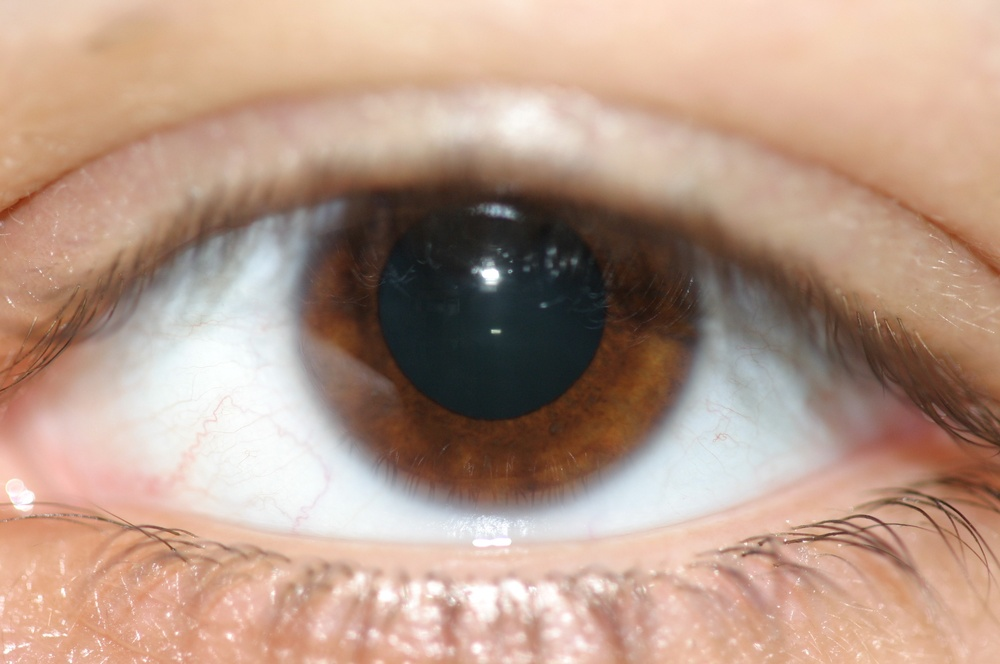
#> input picture teczowka_data/002/IMG_002_L_1.JPG, 1000 x 664 px, shrunk from 2048 x 1360 before the run, given as the content of the folder teczowka_kolory/te_ok, which was not available
$ jupyter execute pupil_detection.ipynb
#> lines starting #> are read from the running program, lines starting #| are printed output that depends on the picture; after the words box and inside, x2 and y2 are one past the last pixel; in counts of white or black regions, pixels touching at a corner belong together; long printed decimals are rounded; pictures that were not available may be replaced by others from this repository, and a replacement may not be noted
[cell 1]
import random, cv2
from pathlib import Path
import matplotlib.pyplot as plt
import numpy as np
from typing import Union

[cell 2]
def pick_random_images(root_dir: Union[str, Path], n: int, exts=(".jpg", ".jpeg", ".png")):
    root = Path(root_dir)
    if not root.exists():
        raise FileNotFoundError(root)

    pool = [p for p in root.rglob('*') if p.suffix.lower() in exts]
    if not pool:
        raise RuntimeError(f"No images with extensions {exts} under {root}")

    random.shuffle(pool)
    return pool[: min(n, len(pool))]

[cell 3]
pick_random_images("teczowka_data", 5)

[cell 4]
def grayscale(img):
    if img.ndim == 2:
        return img
    weights = np.array([0.114, 0.587, 0.299])
    return (img[..., :3] @ weights).astype(np.uint8)

def binarize(gray, factor):
    thr = gray.mean() / factor
    return (gray < thr).astype(np.uint8) * 255

def _logical_shift(img_bool: np.ndarray, dy: int, dx: int) -> np.ndarray:
    """Return a view of img_bool shifted by (dy,dx) with zero padding."""
    h, w = img_bool.shape
    # y slice
    if dy < 0:
        ys = slice(0, h + dy)
        yt = slice(-dy, h)
    elif dy > 0:
        ys = slice(dy, h)
        yt = slice(0, h - dy)
    else:
        ys = yt = slice(0, h)
    # x slice
    if dx < 0:
        xs = slice(0, w + dx)
        xt = slice(-dx, w)
    elif dx > 0:
        xs = slice(dx, w)
        xt = slice(0, w - dx)
    else:
        xs = xt = slice(0, w)

    out = np.zeros_like(img_bool)
    out[yt, xt] = img_bool[ys, xs]
    return out

def dilatation(img: np.ndarray, kernel: np.ndarray) -> np.ndarray:
    fg = (img == 255)
    ky, kx = np.where(kernel == 1)
    cy, cx = kernel.shape[0] // 2, kernel.shape[1] // 2
    acc = np.zeros_like(fg)
    for dy, dx in zip(ky - cy, kx - cx):
        acc |= _logical_shift(fg, dy, dx)
    return acc.astype(np.uint8) * 255

def erosion(img: np.ndarray, kernel: np.ndarray) -> np.ndarray:
    fg = (img == 255)
    ky, kx = np.where(kernel == 1)
    cy, cx = kernel.shape[0] // 2, kernel.shape[1] // 2
    acc = np.ones_like(fg)
    for dy, dx in zip(ky - cy, kx - cx):
        acc &= _logical_shift(fg, dy, dx)
    return acc.astype(np.uint8) * 255

def opening(mask, k):
    return dilatation(erosion(mask, k), k)

def closing(mask, k):
    return erosion(dilatation(mask, k), k)

def largest_connected_component(bin_img):
    h, w = bin_img.shape
    visited = np.zeros_like(bin_img, dtype=bool)
    labels  = np.zeros_like(bin_img, dtype=bool)
    best_sz = 0; best_mask = None
    stack = []

    for y, x in zip(*np.where(bin_img)):
        if visited[y, x]:
            continue
        cur_mask = []
        stack.append((y, x)); visited[y, x] = True
        while stack:
            cy, cx = stack.pop(); cur_mask.append((cy, cx))
            for dy in (-1, 0, 1):
                for dx in (-1, 0, 1):
                    ny, nx = cy + dy, cx + dx
                    if 0 <= ny < h and 0 <= nx < w and not visited[ny, nx] and bin_img[ny, nx]:
                        visited[ny, nx] = True; stack.append((ny, nx))
        if len(cur_mask) > best_sz:
            best_sz = len(cur_mask)
            best_mask = cur_mask
    mask = np.zeros_like(bin_img, dtype=bool)
    if best_mask is not None:
        ys, xs = zip(*best_mask)
        mask[ys, xs] = True

    return mask

def pad(image, pad_h, pad_w, pad_value=0):
    h, w = image.shape
    out = np.full((h + 2*pad_h, w + 2*pad_w), pad_value, dtype=image.dtype)
    out[pad_h:pad_h+h, pad_w:pad_w+w] = image
    return out

def extract_contour(binary, se):
    # ensure binary is 0/1
    A = (binary > 0).astype(np.uint8)
    B = (se > 0)
    sh, sw = B.shape
    ph, pw = sh//2, sw//2

    # 1) pad original for erosion
    padded = pad(A, ph, pw, pad_value=0)

    # 2) erosion: A_erosion[p] = 1 iff all B==1 positions fit inside A
    eroded = np.zeros_like(A)
    for i in range(A.shape[0]):
        for j in range(A.shape[1]):
            window = padded[i:i+sh, j:j+sw]
            if np.all(window[B] == 1):
                eroded[i, j] = 1

    # 3) contour = A - eroded(A)
    contour = A - eroded

    # scale back to 0/255
    return (contour * 255).astype(np.uint8)

[cell 5]
list(Path("teczowka_kolory/te_ok").rglob("*"))

[cell 6]
# image_paths = pick_random_images("teczowka_kolory/niebieski_zielony", 5)
# get all photos from folder: "teczowka_kolory/te_ok"
image_paths = list(Path("teczowka_kolory/te_ok").rglob("*"))

factors = [i/10 for i in range(29, 60, 3)]

for idx, path in enumerate(image_paths, 1):
    if not Path(path).exists():
        print(f"Warning: {path} not found – skipping")
        continue

    rgb = cv2.cvtColor(cv2.imread(path), cv2.COLOR_BGR2RGB)
    gray = grayscale(rgb)
#> in grayscale, `return (img[..., :3] @ weights).astype(np.uint8)`:
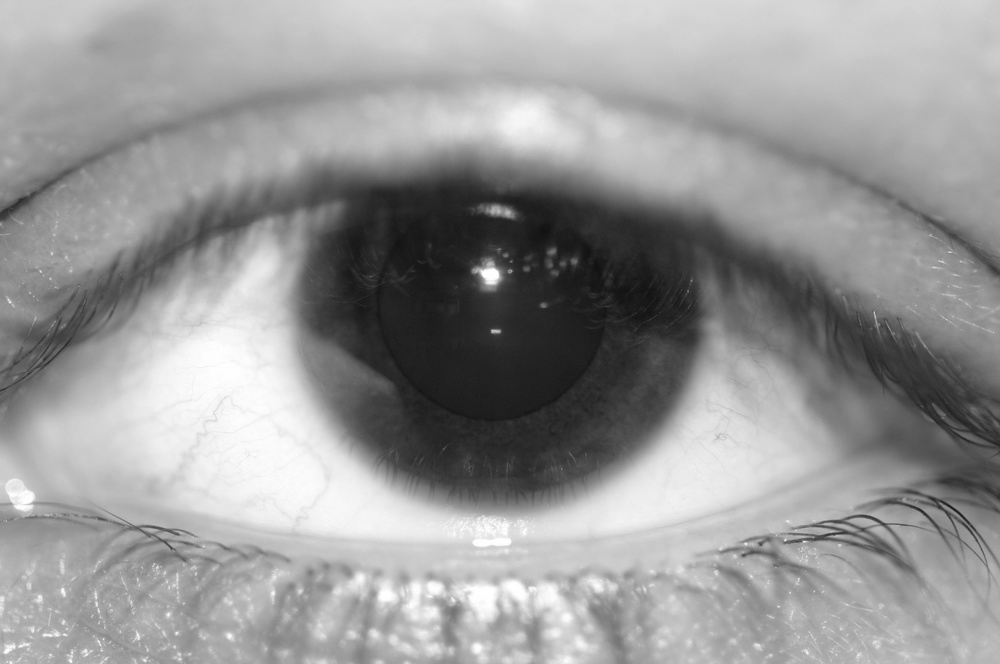
#> returned value: shape (664, 1000); min 16, max 255, mean 151.4

    num_pictures = len(factors) + 1
    fig, axes = plt.subplots(1, num_pictures, figsize=(3 * num_pictures, 3))
    axes[0].imshow(rgb); axes[0].set_title("Original"); axes[0].axis("off")

    for j, f in enumerate(factors, 1):
        mask = binarize(gray, f)
        axes[j].imshow(mask, cmap='gray')
        axes[j].set_title(f"factor={f}")
        axes[j].axis("off")
#> this loop made 11 passes
#> thr in binarize on passes 1 to 8: 52.2, 47.31, 43.25, 39.84, 36.92, 34.41, 32.21, 30.28
#> pass 1, `mask = binarize(gray, f)`:
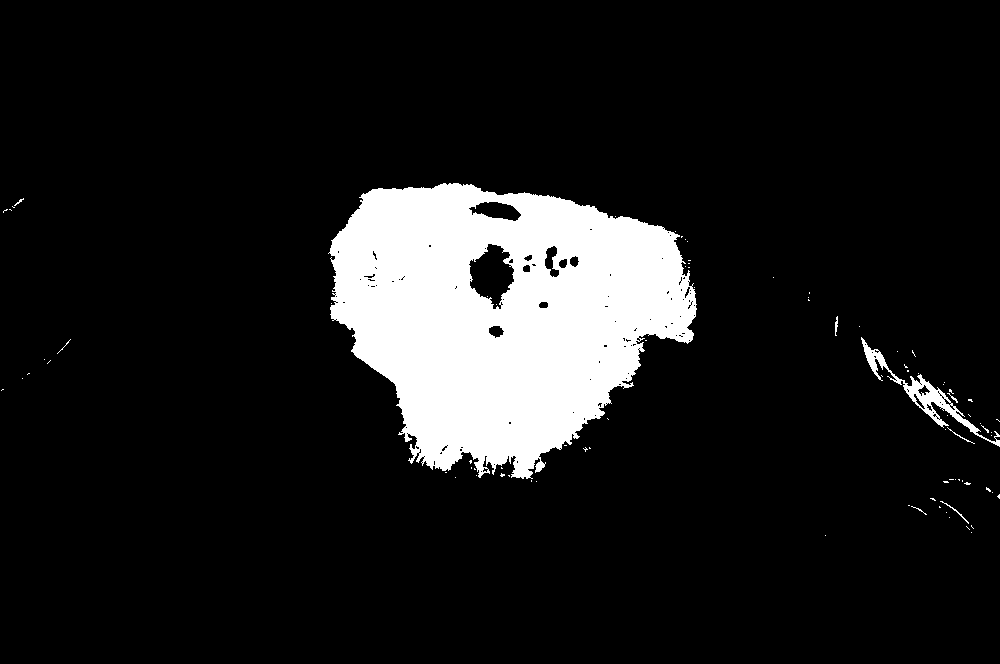
#> mask: shape (664, 1000); 11.1% white; 87 white regions (79 under 20 px), largest, box (x1, y1, x2, y2) and area: (328, 183, 697, 479) 71752, (861, 337, 1000, 447) 1715, (940, 501, 969, 524) 52

    fig.suptitle(f"Eye {idx}", fontsize=16)
    plt.tight_layout()
    plt.show()
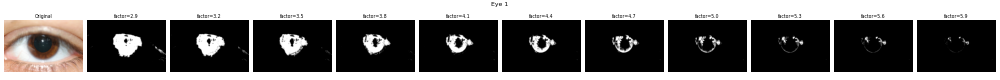
#> figure drawn by matplotlib, 12 panels

[cell 7]
selected_factors = [4.1, 5.9, 3.2, 4.1, 4.1]

for idx, path in enumerate(image_paths, 1):
    if not Path(path).exists():
        print(f"Warning: {path} not found – skipping")
        continue

    factor = selected_factors[idx - 1]

    rgb = cv2.cvtColor(cv2.imread(path), cv2.COLOR_BGR2RGB)
    gray = grayscale(rgb)
    mask = binarize(gray, factor)

    num_pictures = 7
    fig, axes = plt.subplots(1, num_pictures, figsize=(3 * num_pictures, 3))
    axes[0].imshow(rgb); axes[0].set_title("Original"); axes[0].axis("off")
    axes[1].imshow(mask, cmap='gray'); axes[1].set_title("Mask"); axes[1].axis("off")
    axes[2].imshow(opening(mask, np.ones((5, 5))), cmap='gray'); axes[2].set_title("Opening"); axes[2].axis("off")
#> in erosion, `ky, kx = np.where(kernel == 1)`: ky = 25 values from 0 to 4; kx = 25 values, max 4 at index 4, min 0 at index 0, mean 2
#> the loop in erosion, `for dy, dx in zip(ky - cy, kx - cx):` made 25 passes
#> (dy, dx) on passes 1 to 8: (-2, -2), (-2, -1), (-2, 0), (-2, 1), (-2, 2), (-1, -2), (-1, -1), (-1, 0)
#> in dilatation, `ky, kx = np.where(kernel == 1)`: ky = 25 values from 0 to 4
#> the loop in dilatation, `for dy, dx in zip(ky - cy, kx - cx):` made 25 passes
    axes[3].imshow(closing(mask, np.ones((5, 5))), cmap='gray'); axes[3].set_title("Closing"); axes[3].axis("off")
#> the loop in dilatation (call 2), `for dy, dx in zip(ky - cy, kx - cx):` made 25 passes
#> the loop in erosion (call 2), `for dy, dx in zip(ky - cy, kx - cx):` made 25 passes
    axes[4].imshow(closing(opening(mask, np.ones((5, 5))), np.ones((5, 5))), cmap='gray'), axes[4].set_title("Opening + Closing"); axes[4].axis("off")
#> the loop in dilatation (call 4), `for dy, dx in zip(ky - cy, kx - cx):` made 25 passes
#> after the loop in dilatation (call 4), `for dy, dx in zip(ky - cy, kx - cx):`:
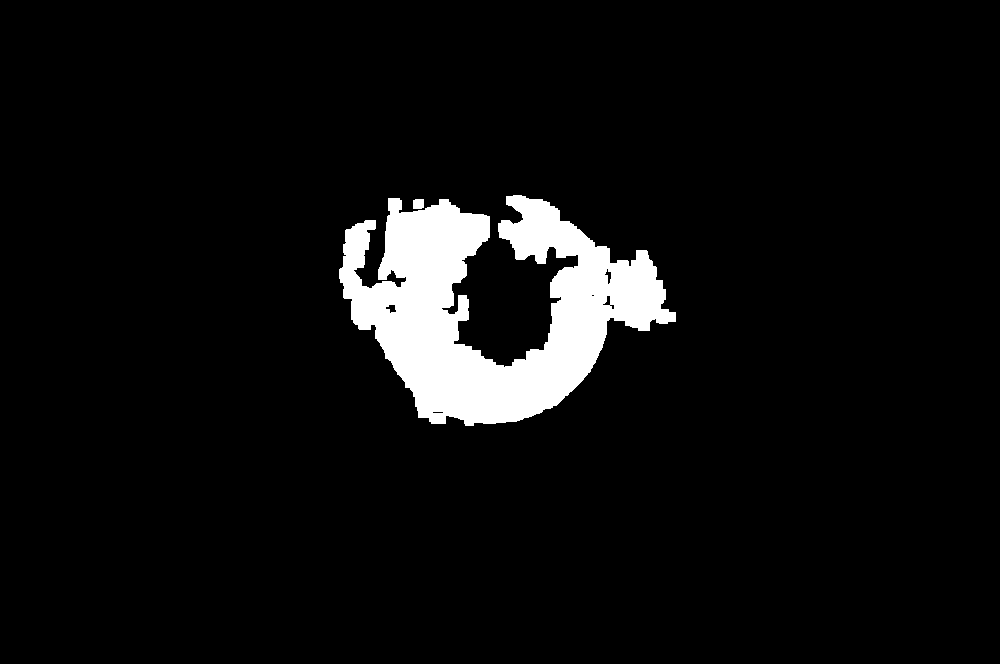
#> acc: shape (664, 1000) bool; 5.9% white; 2 white regions, box (x1, y1, x2, y2) and area: (339, 195, 676, 426) 39258, (413, 199, 424, 209) 106
#> the loop in erosion (call 4), `for dy, dx in zip(ky - cy, kx - cx):` made 25 passes
#> after the loop in erosion (call 4), `for dy, dx in zip(ky - cy, kx - cx):`:
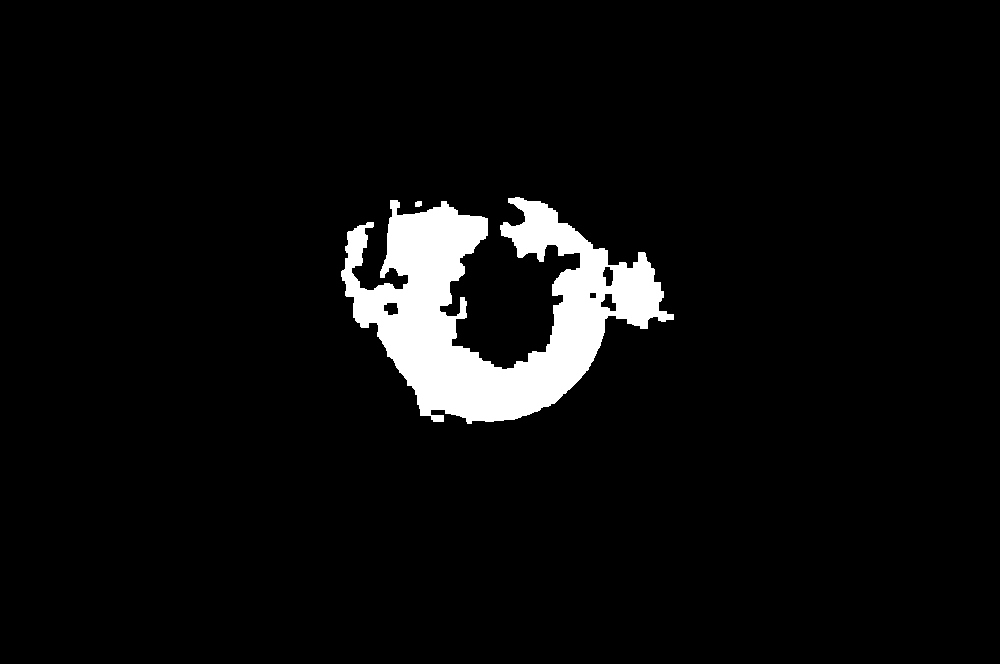
#> acc: shape (664, 1000) bool; 5.1% white; 2 white regions, box (x1, y1, x2, y2) and area: (341, 197, 674, 424) 34115, (415, 201, 422, 207) 38
    axes[5].imshow(largest_connected_component(closing(mask, np.ones((5, 5)))), cmap='gray'), axes[5].set_title("LCC for closing"); axes[5].axis("off")
#> in largest_connected_component, `h, w = bin_img.shape`: h = 664; w = 1000
#> the loop in largest_connected_component, `for y, x in zip(*np.where(bin_img)):` made 40764 passes
#> (y, x, best_sz) on pass 1: (190, 444, 40518)
#> after the loop in largest_connected_component, `for y, x in zip(*np.where(bin_img)):`: best_sz = 40518; stack = []
#> in largest_connected_component, `ys, xs = zip(*best_mask)`: ys = 40518 items
    axes[6].imshow(largest_connected_component(closing(opening(mask, np.ones((5, 5))), np.ones((5, 5)))), cmap='gray'), axes[6].set_title("LCC for opening + closing"); axes[6].axis("off")
#> the loop in largest_connected_component (call 2), `for y, x in zip(*np.where(bin_img)):` made 34153 passes
#> (y, x) on passes 1 to 3: (197, 515), (197, 516), (197, 517)

    fig.suptitle(f"Eye {idx}", fontsize=16)
    plt.tight_layout()
    plt.show()
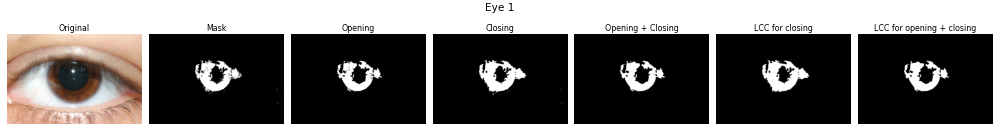
#> figure drawn by matplotlib, 7 panels

[cell 8]
def refine_circle_and_score(bin_mask: np.ndarray):
    if bin_mask.ndim != 2:
        raise ValueError("binary mask must be 2‑D")

    fg = bin_mask // 255
    if fg.sum() == 0:
        h, w = bin_mask.shape
        return np.zeros((h, w), dtype=np.uint8), 0.0

    # centre via projections (same method as UI)
    proj_y = np.sum(fg, axis=1)
    rows = np.where(proj_y > 0)[0]
    proj_x = np.sum(fg, axis=0)
    cols = np.where(proj_x > 0)[0]
    cy = (rows[0] + rows[-1]) // 2
    cx = (cols[0] + cols[-1]) // 2
    ry = (rows[-1] - rows[0]) / 2.0
    rx = (cols[-1] - cols[0]) / 2.0
    r  = (ry + rx) / 2.0

    # build ideal circle mask (NumPy broadcasting)
    h, w = bin_mask.shape
    yy, xx = np.ogrid[:h, :w]
    circle = ((xx - cx) ** 2 + (yy - cy) ** 2) <= r ** 2
    ideal = circle.astype(np.uint8) * 255

    # Jaccard score (intersection / union)
    inter = np.logical_and(fg, circle).sum()
    union = np.logical_or(fg, circle).sum()
    score = inter / union if union else 0.0

    return ideal, score

[cell 9]
for idx, path in enumerate(image_paths, 1):
    if not Path(path).exists():
        print(f"Warning: {path} not found – skipping")
        continue

    rgb = cv2.cvtColor(cv2.imread(path), cv2.COLOR_BGR2RGB)
    gray = grayscale(rgb)
    mask = binarize(gray, selected_factors[idx - 1])

    mask_closing = closing(mask, np.ones((5, 5)))
    mask_closing_opening = opening(mask_closing, np.ones((5, 5)))
#> the loop in erosion (call 9), `for dy, dx in zip(ky - cy, kx - cx):` made 25 passes
#> after the loop in erosion (call 9), `for dy, dx in zip(ky - cy, kx - cx):`:
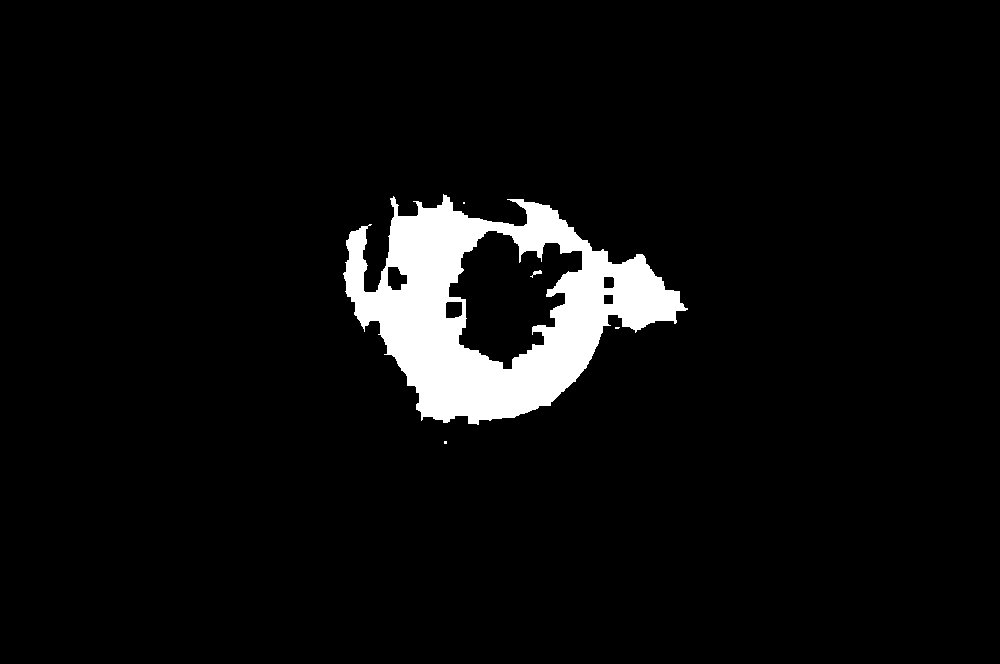
#> acc: shape (664, 1000) bool; 5.2% white; 5 white regions (3 under 20 px), largest, box (x1, y1, x2, y2) and area: (343, 194, 688, 425) 34744, (530, 270, 542, 278) 36
#> the loop in dilatation (call 9), `for dy, dx in zip(ky - cy, kx - cx):` made 25 passes
#> after the loop in dilatation (call 9), `for dy, dx in zip(ky - cy, kx - cx):`:
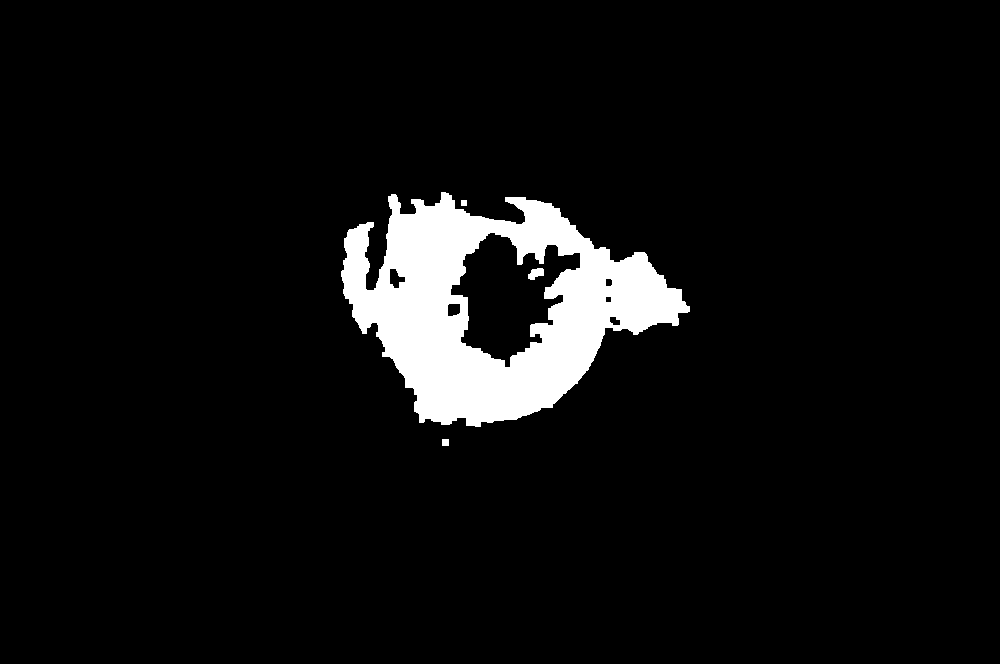
#> acc: shape (664, 1000) bool; 6% white; 4 white regions, box (x1, y1, x2, y2) and area: (341, 192, 690, 427) 39897, (528, 268, 544, 280) 132, (442, 439, 449, 446) 49, (461, 200, 467, 206) 36
    mask_opening = opening(mask, np.ones((5, 5)))
    mask_opening_closing = closing(mask_opening, np.ones((5, 5)))

    mask_closing_llc = largest_connected_component(mask_closing)
    mask_closing_opening_llc = largest_connected_component(mask_closing_opening)
    mask_opening_llc = largest_connected_component(mask_opening)
    mask_opening_closing_llc = largest_connected_component(mask_opening_closing)

    all_masks = {
        "mask_closing": mask_closing,
        "mask_closing_opening": mask_closing_opening,
        "mask_opening": mask_opening,
        "mask_opening_closing": mask_opening_closing,
        "mask_closing_llc": mask_closing_llc,
        "mask_closing_opening_llc": mask_closing_opening_llc,
        "mask_opening_llc": mask_opening_llc,
        "mask_opening_closing_llc": mask_opening_closing_llc
    }

    for name, mask in all_masks.items():
        _, score = refine_circle_and_score(mask)
        all_masks[name] = (mask, score)
#> this loop made 8 passes
#> name on passes 1 to 8: 'mask_closing', 'mask_closing_opening', 'mask_opening', 'mask_opening_closing', 'mask_closing_llc', 'mask_closing_opening_llc', 'mask_opening_llc', 'mask_opening_closing_llc'

    print(max([score for _, score in all_masks.values()]))
#| 0.4964
    print(max(all_masks, key=lambda x: all_masks[x][1]))
#| mask_closing_opening

[cell 10]
selected_factors = [4.1, 5.9, 3.2, 4.1, 4.1]

for idx, path in enumerate(image_paths, 1):
    if not Path(path).exists():
        print(f"Warning: {path} not found – skipping")
        continue

    factor = selected_factors[idx - 1]

    rgb = cv2.cvtColor(cv2.imread(path), cv2.COLOR_BGR2RGB)
    gray = grayscale(rgb)
    mask = binarize(gray, factor)

    mask_closing = closing(mask, np.ones((5, 5)))
    mask_closing_opening = opening(mask_closing, np.ones((5, 5)))
    mask_opening = opening(mask, np.ones((5, 5)))
    mask_opening_closing = closing(mask_opening, np.ones((5, 5)))

    mask_closing_llc = largest_connected_component(mask_closing)
    mask_closing_opening_llc = largest_connected_component(mask_closing_opening)
    mask_opening_llc = largest_connected_component(mask_opening)
    mask_opening_closing_llc = largest_connected_component(mask_opening_closing)

    num_pictures = 6
    fig, axes = plt.subplots(1, num_pictures, figsize=(3 * num_pictures, 3))
    axes[0].imshow(rgb); axes[0].set_title("Original"); axes[0].axis("off")
    axes[1].imshow(mask_closing_llc, cmap='gray'); axes[1].set_title("LCC for closing"); axes[1].axis("off")
    axes[2].imshow(mask_closing_opening_llc, cmap='gray'); axes[2].set_title("LCC for opening + closing"); axes[2].axis("off")
    axes[3].imshow(mask_opening_llc, cmap='gray'); axes[3].set_title("LCC for opening"); axes[3].axis("off")
    axes[4].imshow(mask_opening_closing_llc, cmap='gray'); axes[4].set_title("LCC for closing + opening"); axes[4].axis("off")
    axes[5].imshow(extract_contour(mask, np.ones((5, 5))), cmap='gray'); axes[5].set_title("Contur"); axes[5].axis("off")

    fig.suptitle(f"Eye {idx}", fontsize=16)
    plt.tight_layout()
    plt.show()

[cell 11]
factors = [i/10 for i in range(29, 60, 3)]

for idx, path in enumerate(image_paths, 1):
    if not Path(path).exists():
        print(f"Warning: {path} not found – skipping")
        continue

    rgb = cv2.cvtColor(cv2.imread(path), cv2.COLOR_BGR2RGB)
    gray = grayscale(rgb)

    num_pictures = len(factors) + 1
    fig, axes = plt.subplots(1, num_pictures, figsize=(3 * num_pictures, 3))
    axes[0].imshow(rgb); axes[0].set_title("Original"); axes[0].axis("off")

    for j, f in enumerate(factors, 1):
        mask = binarize(gray, f)
        mask_opening = opening(mask, np.ones((5, 5)))
        mask_opening_closing = closing(mask_opening, np.ones((5, 5)))
        mask_opening_closing_llc = largest_connected_component(mask_opening_closing)

        axes[j].imshow(mask_opening_closing_llc, cmap='gray')
        axes[j].set_title(f"factor={f}")
        axes[j].axis("off")

    fig.suptitle(f"Eye {idx}", fontsize=16)
    plt.tight_layout()
    plt.show()
